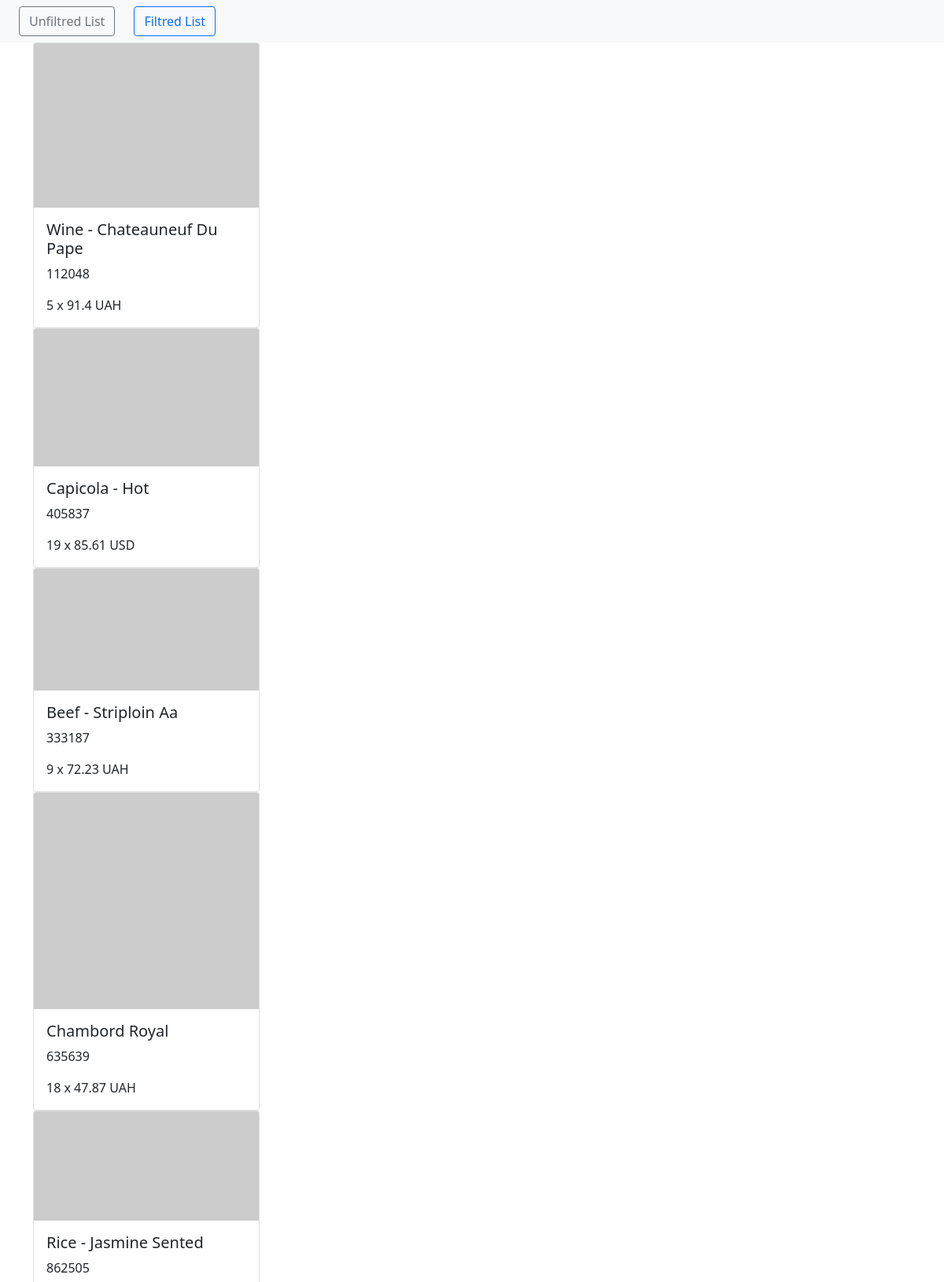
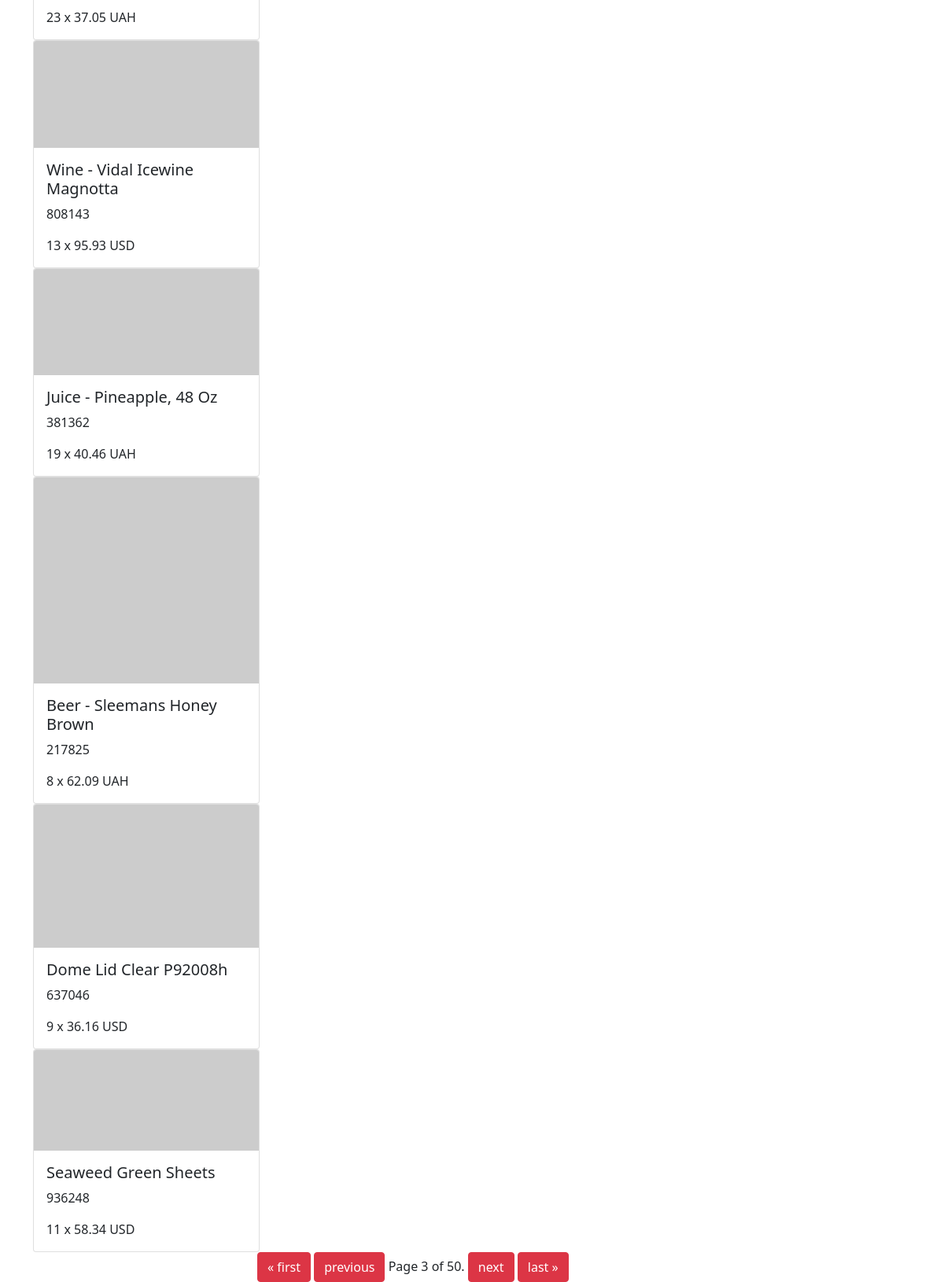
/?page=3, run on the app's committed database (2 pictures, top to bottom).
### job/models.py (models this page shows, shortened)
class Product(models.Model):
    name = models.CharField(max_length=256)
    productCode = models.IntegerField()
    price = models.FloatField()
    image = models.ImageField()
    currency = models.CharField(max_length=3)
    qty = models.IntegerField()

### job/views.py (the view)
# urls.py: path('', views.unfiltred, name='unfiltred'),
def unfiltred(request):
    products = Product.objects.all()
    p = Paginator(products, 10)
    page_number = request.GET.get('page')
    try:
        page_obj = p.get_page(page_number)
    except PageNotAnInteger:
        page_obj = p.page(1)
    except EmptyPage:
        page_obj = p.page(p.num_pages)
    for i in page_obj.object_list:
        print(i.productCode)
    return render(request, 'Page.html', {'products': products, 'page_obj': page_obj})

### templates/Page.html (shortened to what this page needs)
<!doctype html>
<html lang="en">
<head>
    <link href="https://cdn.jsdelivr.net/npm/bootstrap@5.0.2/dist/css/bootstrap.min.css" rel="stylesheet"
>
</head>
<body>
<nav class="navbar navbar-expand-lg navbar-light bg-light">
    <a href="{% url 'unfiltred' %}" class="btn btn-outline-secondary mx-4"> Unfiltred List</a>
    <a href="{% url  'filtred' 1 %}" class="btn btn-outline-primary">Filtred List</a>
</nav>
<div class="container">
    {% for product in page_obj.object_list %}
        <div class="card" style="width: 18rem;">
            <img class="card-img-top" src="{{ product.image }}" alt="Card image cap">
            <div class="card-body">
                <h5 class="card-title">{{ product.name }}</h5>
                <p class="card-text">{{ product.productCode }}</p>
                <p class="card-text">{{ product.qty }} x {{ product.price }} {{ product.currency }}</p>
            </div>
        </div>
    {% endfor %}
</div>
<div class="pagination">
    <div class="container">
        <div class="row">
            <div class="col-6 m-auto">
                <span class="step-links">
        {% if page_obj.has_previous %}
            <a class="btn btn-danger"  href="?page=1">&laquo; first</a>
            <a class="btn btn-danger"  href="?page={{ page_obj.previous_page_number }}">previous</a>
        {% endif %}
                    <span class="current">
            Page {{ page_obj.number }} of {{ page_obj.paginator.num_pages }}.
        </span>
                    {% if page_obj.has_next %}
                        <a class="btn btn-danger" href="?page={{ page_obj.next_page_number }}">next</a>
                        <a class="btn btn-danger" href="?page={{ page_obj.paginator.num_pages }}">last &raquo;</a>
                    {% endif %}
            </div>
        </div>
    </div>
</body>
</html>

### data on the page
Product: name "Wine - Chateauneuf Du Pape", productCode "112048", qty "5", price "91.4", currency "UAH"
Product: name "Capicola - Hot", productCode "405837", qty "19", price "85.61", currency "USD"
Product: name "Beef - Striploin Aa", productCode "333187", qty "9", price "72.23", currency "UAH"
Product: name "Chambord Royal", productCode "635639", qty "18", price "47.87", currency "UAH"
Product: name "Rice - Jasmine Sented", productCode "862505", qty "23", price "37.05", currency "UAH"
Product: name "Wine - Vidal Icewine Magnotta", productCode "808143", qty "13", price "95.93", currency "USD"
Product: name "Juice - Pineapple, 48 Oz", productCode "381362", qty "19", price "40.46", currency "UAH"
Product: name "Beer - Sleemans Honey Brown", productCode "217825", qty "8", price "62.09", currency "UAH"
Product: name "Dome Lid Clear P92008h", productCode "637046", qty "9", price "36.16", currency "USD"
Product: name "Seaweed Green Sheets", productCode "936248", qty "11", price "58.34", currency "USD"

### other printed values
{{ page_obj.number }} "3"
{{ page_obj.paginator.num_pages }} "50"
